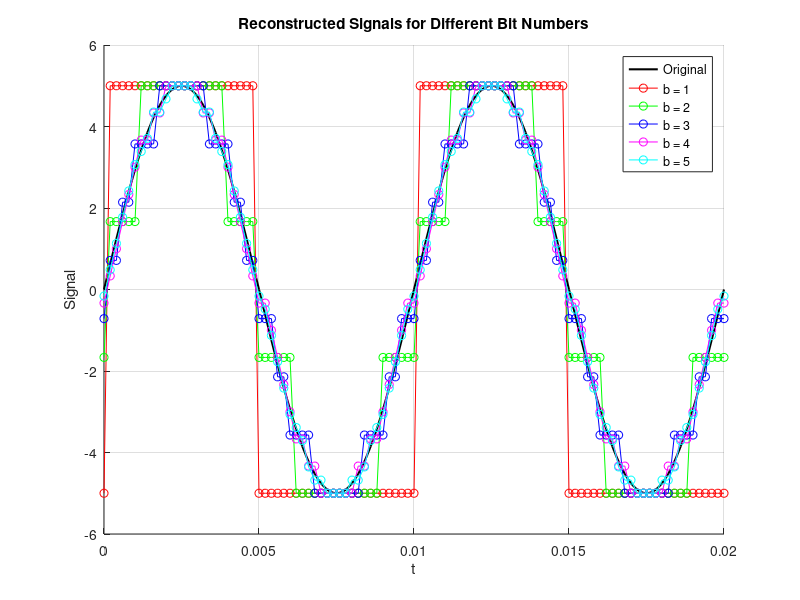

Reproduce this figure in MATLAB.
clear all;
close all;
clc;

% Parameters
A = 5;
F = 100;
Fs = 5000;

% Time setup
T = 1/F;
tmin = 0;
tmax = 2*T;
dt = T/100;
t = tmin:dt:tmax;
Ts = 1/Fs;
ts = tmin:Ts:tmax;
n = 0:length(ts)-1;
f = F/Fs;

% Original analog signal
xt = A*sin(2*pi*F*t);

% Sampled signal
xs = A*sin(2*pi*f*n);

% Plot setup
figure;
hold on;

colors = ['r', 'g', 'b', 'm', 'c'];
legends = cell(1, 6);
legends{1} = 'Original';

plot(t, xt, 'k-', 'LineWidth', 1.5);

% Reconstruct for b = 1 to 5
for b = 1:5
    L = 2^b - 1;
    del = 2*A/L;
    xn = xs/del;
    xn = xn - min(xn);
    xq = round(xn);
    xc = dec2bin(xq, b);
    xr = (bin2dec(xc) - L/2)*del;
    
    plot(ts, xr, [colors(b), 'o-']);
    legends{b+1} = sprintf('b = %d', b);
end

title('Reconstructed Signals for Different Bit Numbers');
xlabel('t');
ylabel('Signal');
legend(legends);
grid on;
hold off;

